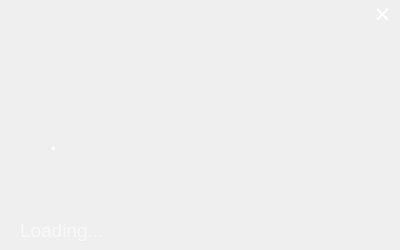
<?xml version="1.0" encoding="UTF-8"?>
<ui version="4.0">
 <class>LoadUI</class>
 <widget class="QDialog" name="LoadUI">
  <property name="geometry">
   <rect>
  <x>0</x>
  <y>0</y>
  <width>400</width>
  <height>250</height>
   </rect>
  </property>
  <property name="mouseTracking">
   <bool>true</bool>
  </property>
  <property name="windowTitle">
   <string>Dialog</string>
  </property>
  <property name="styleSheet">
   <string notr="true">background-image: url(:/assets/Loading.png);</string>
  </property>
  <widget class="QLabel" name="statusBar">
   <property name="enabled">
  <bool>true</bool>
   </property>
   <property name="geometry">
  <rect>
   <x>20</x>
   <y>220</y>
   <width>351</width>
   <height>21</height>
  </rect>
   </property>
   <property name="palette">
  <palette>
   <active>
    <colorrole role="WindowText">
     <brush brushstyle="SolidPattern">
    <color alpha="150">
     <red>255</red>
     <green>255</green>
     <blue>255</blue>
    </color>
     </brush>
    </colorrole>
    <colorrole role="Button">
     <brush brushstyle="SolidPattern">
    <color alpha="0">
     <red>0</red>
     <green>0</green>
     <blue>0</blue>
    </color>
     </brush>
    </colorrole>
    <colorrole role="Text">
     <brush brushstyle="SolidPattern">
    <color alpha="150">
     <red>255</red>
     <green>255</green>
     <blue>255</blue>
    </color>
     </brush>
    </colorrole>
    <colorrole role="ButtonText">
     <brush brushstyle="SolidPattern">
    <color alpha="150">
     <red>255</red>
     <green>255</green>
     <blue>255</blue>
    </color>
     </brush>
    </colorrole>
    <colorrole role="Base">
     <brush brushstyle="SolidPattern">
    <color alpha="0">
     <red>0</red>
     <green>0</green>
     <blue>0</blue>
    </color>
     </brush>
    </colorrole>
    <colorrole role="Window">
     <brush brushstyle="SolidPattern">
    <color alpha="0">
     <red>0</red>
     <green>0</green>
     <blue>0</blue>
    </color>
     </brush>
    </colorrole>
   </active>
   <inactive>
    <colorrole role="WindowText">
     <brush brushstyle="SolidPattern">
    <color alpha="150">
     <red>255</red>
     <green>255</green>
     <blue>255</blue>
    </color>
     </brush>
    </colorrole>
    <colorrole role="Button">
     <brush brushstyle="SolidPattern">
    <color alpha="0">
     <red>0</red>
     <green>0</green>
     <blue>0</blue>
    </color>
     </brush>
    </colorrole>
    <colorrole role="Text">
     <brush brushstyle="SolidPattern">
    <color alpha="150">
     <red>255</red>
     <green>255</green>
     <blue>255</blue>
    </color>
     </brush>
    </colorrole>
    <colorrole role="ButtonText">
     <brush brushstyle="SolidPattern">
    <color alpha="150">
     <red>255</red>
     <green>255</green>
     <blue>255</blue>
    </color>
     </brush>
    </colorrole>
    <colorrole role="Base">
     <brush brushstyle="SolidPattern">
    <color alpha="0">
     <red>0</red>
     <green>0</green>
     <blue>0</blue>
    </color>
     </brush>
    </colorrole>
    <colorrole role="Window">
     <brush brushstyle="SolidPattern">
    <color alpha="0">
     <red>0</red>
     <green>0</green>
     <blue>0</blue>
    </color>
     </brush>
    </colorrole>
   </inactive>
   <disabled>
    <colorrole role="WindowText">
     <brush brushstyle="SolidPattern">
    <color alpha="150">
     <red>255</red>
     <green>255</green>
     <blue>255</blue>
    </color>
     </brush>
    </colorrole>
    <colorrole role="Button">
     <brush brushstyle="SolidPattern">
    <color alpha="0">
     <red>0</red>
     <green>0</green>
     <blue>0</blue>
    </color>
     </brush>
    </colorrole>
    <colorrole role="Text">
     <brush brushstyle="SolidPattern">
    <color alpha="150">
     <red>255</red>
     <green>255</green>
     <blue>255</blue>
    </color>
     </brush>
    </colorrole>
    <colorrole role="ButtonText">
     <brush brushstyle="SolidPattern">
    <color alpha="150">
     <red>255</red>
     <green>255</green>
     <blue>255</blue>
    </color>
     </brush>
    </colorrole>
    <colorrole role="Base">
     <brush brushstyle="SolidPattern">
    <color alpha="0">
     <red>0</red>
     <green>0</green>
     <blue>0</blue>
    </color>
     </brush>
    </colorrole>
    <colorrole role="Window">
     <brush brushstyle="SolidPattern">
    <color alpha="0">
     <red>0</red>
     <green>0</green>
     <blue>0</blue>
    </color>
     </brush>
    </colorrole>
   </disabled>
  </palette>
   </property>
   <property name="font">
  <font>
   <family>Segoe UI</family>
   <pointsize>14</pointsize>
   <weight>50</weight>
   <bold>false</bold>
  </font>
   </property>
   <property name="autoFillBackground">
  <bool>false</bool>
   </property>
   <property name="styleSheet">
  <string notr="true">background: transparent;
color: rgb(255, 255, 255, 150);</string>
   </property>
   <property name="text">
  <string>Loading...</string>
   </property>
  </widget>
  <widget class="QLabel" name="dot1">
   <property name="geometry">
  <rect>
   <x>50</x>
   <y>140</y>
   <width>16</width>
   <height>16</height>
  </rect>
   </property>
   <property name="font">
  <font>
   <family>微软雅黑</family>
   <pointsize>18</pointsize>
  </font>
   </property>
   <property name="styleSheet">
  <string notr="true">color: rgb(255, 255, 255);
background: transparent;</string>
   </property>
   <property name="text">
  <string>·</string>
   </property>
  </widget>
  <widget class="QLabel" name="dot2">
   <property name="geometry">
  <rect>
   <x>50</x>
   <y>140</y>
   <width>16</width>
   <height>16</height>
  </rect>
   </property>
   <property name="font">
  <font>
   <family>微软雅黑</family>
   <pointsize>18</pointsize>
  </font>
   </property>
   <property name="styleSheet">
  <string notr="true">color: rgb(255, 255, 255);
background: transparent;</string>
   </property>
   <property name="text">
  <string>·</string>
   </property>
  </widget>
  <widget class="QLabel" name="dot3">
   <property name="geometry">
  <rect>
   <x>50</x>
   <y>140</y>
   <width>16</width>
   <height>16</height>
  </rect>
   </property>
   <property name="font">
  <font>
   <family>微软雅黑</family>
   <pointsize>18</pointsize>
  </font>
   </property>
   <property name="styleSheet">
  <string notr="true">color: rgb(255, 255, 255);
background: transparent;</string>
   </property>
   <property name="text">
  <string>·</string>
   </property>
  </widget>
  <widget class="QLabel" name="dot5">
   <property name="geometry">
  <rect>
   <x>50</x>
   <y>140</y>
   <width>16</width>
   <height>16</height>
  </rect>
   </property>
   <property name="font">
  <font>
   <family>微软雅黑</family>
   <pointsize>18</pointsize>
  </font>
   </property>
   <property name="styleSheet">
  <string notr="true">color: rgb(255, 255, 255);
background: transparent;</string>
   </property>
   <property name="text">
  <string>·</string>
   </property>
  </widget>
  <widget class="QLabel" name="dot4">
   <property name="geometry">
  <rect>
   <x>50</x>
   <y>140</y>
   <width>16</width>
   <height>16</height>
  </rect>
   </property>
   <property name="font">
  <font>
   <family>微软雅黑</family>
   <pointsize>18</pointsize>
  </font>
   </property>
   <property name="styleSheet">
  <string notr="true">color: rgb(255, 255, 255);
background: transparent;</string>
   </property>
   <property name="text">
  <string>·</string>
   </property>
  </widget>
  <widget class="QPushButton" name="close">
   <property name="geometry">
  <rect>
   <x>365</x>
   <y>0</y>
   <width>35</width>
   <height>27</height>
  </rect>
   </property>
   <property name="font">
  <font>
   <family>等线 Light</family>
   <pointsize>20</pointsize>
   <weight>50</weight>
   <bold>false</bold>
  </font>
   </property>
   <property name="styleSheet">
  <string notr="true">QPushButton{color:rgb(255,255,255);}
QPushButton:hover{color:rgb(204,204,204);}
QPushButton:pressed{color:rgb(204,204,204);}
QPushButton{border:none;background:transparent;}
</string>
   </property>
   <property name="text">
  <string>×</string>
   </property>
  </widget>
 </widget>
 <resources>
  <include location="handysearch.qrc"/>
 </resources>
 <connections/>
</ui>
